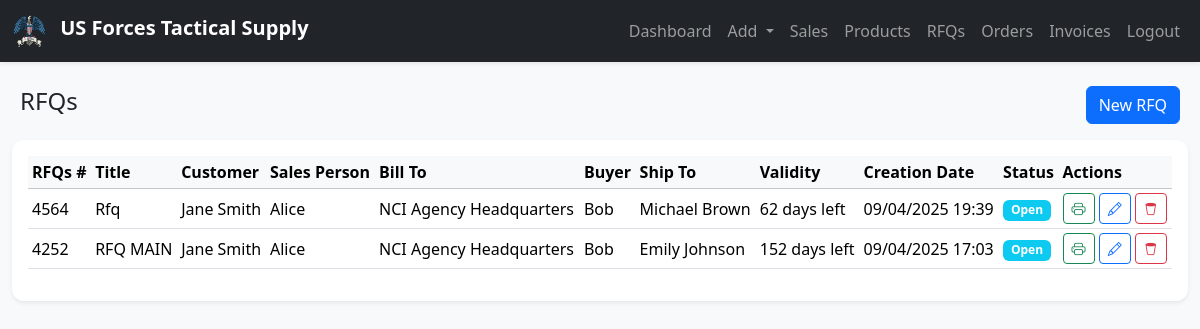
/modules/rfqs.php (signed in), run on the app's committed database.
### tables this page shows
CREATE TABLE `rfqs` (
  `id` int(11) NOT NULL,
  `code` varchar(20) DEFAULT NULL,
  `rfq_number` varchar(50) DEFAULT NULL,
  `rfq_title` varchar(150) DEFAULT NULL,
  `quote_date` date DEFAULT NULL,
  `validity` varchar(50) DEFAULT '5 Months',
  `lead_time` int(11) DEFAULT 0,
  `customer_id` int(11) DEFAULT NULL,
  `salesPerson_id` int(11) DEFAULT NULL,
  `billTo_id` int(11) DEFAULT NULL,
  `buyer_id` int(11) DEFAULT NULL,
  `shipTo_id` int(11) DEFAULT NULL,
  `status` enum('Open','Won','Lost') DEFAULT 'Open',
  `created_at` timestamp NOT NULL DEFAULT current_timestamp()
);

CREATE TABLE `customers` (
  `id` int(11) NOT NULL,
  `code` varchar(20) DEFAULT NULL,
  `name` varchar(100) NOT NULL,
  `title` varchar(150) DEFAULT NULL,
  `email` varchar(100) DEFAULT NULL,
  `phone` varchar(50) DEFAULT NULL,
  `address` text DEFAULT NULL,
  `created_at` timestamp NOT NULL DEFAULT current_timestamp()
);

CREATE TABLE `salesperson` (
  `id` int(11) NOT NULL,
  `code` varchar(20) DEFAULT NULL,
  `name` varchar(100) NOT NULL,
  `title` varchar(100) DEFAULT NULL,
  `email` varchar(100) DEFAULT NULL,
  `phone` varchar(50) DEFAULT NULL,
  `signature` varchar(255) DEFAULT NULL,
  `created_at` timestamp NOT NULL DEFAULT current_timestamp()
);

CREATE TABLE `billto` (
  `id` int(11) NOT NULL,
  `code` varchar(20) DEFAULT NULL,
  `title` varchar(150) NOT NULL,
  `address` text NOT NULL,
  `created_at` timestamp NOT NULL DEFAULT current_timestamp()
);

CREATE TABLE `buyer` (
  `id` int(11) NOT NULL,
  `code` varchar(20) DEFAULT NULL,
  `name` varchar(100) NOT NULL,
  `email` varchar(100) DEFAULT NULL,
  `phone` varchar(50) DEFAULT NULL,
  `address` text DEFAULT NULL,
  `created_at` timestamp NOT NULL DEFAULT current_timestamp()
);

CREATE TABLE `shipto` (
  `id` int(11) NOT NULL,
  `code` varchar(20) DEFAULT NULL,
  `name` varchar(100) NOT NULL,
  `company` varchar(150) DEFAULT NULL,
  `email` varchar(100) DEFAULT NULL,
  `phone` varchar(50) DEFAULT NULL,
  `address` text DEFAULT NULL,
  `created_at` timestamp NOT NULL DEFAULT current_timestamp()
);

### modules/rfqs.php (the view, shortened to what this page needs)
<?php
include("../includes/auth.php");
include("../templates/header.php");
include("../templates/navbar.php");
$rfqs = mysqli_query($conn, "SELECT r.*, c.name AS customer, sp.name AS salesPerson, bt.title AS billTo, b.name AS buyer, st.name AS shipTo
                             FROM rfqs AS r
                             JOIN customers c ON r.customer_id=c.id
                             JOIN salesperson sp ON r.salesPerson_id=sp.id
                             JOIN billto bt ON r.billTo_id=bt.id
                             JOIN buyer b ON r.buyer_id=b.id
                             JOIN shipto st ON r.shipTo_id=st.id
                             ORDER BY r.id DESC");
?>
<div class="container-fluid mt-4">
    <div class="d-flex justify-content-between align-items-center mb-3 px-2">
        <h4>RFQs</h4>
        <div>
            <a href="add-rfq.php" class="btn btn-primary">New RFQ</a>
        </div>
    </div>
    <div class="card shadow-sm border-0">
        <div class="card-body">
            <div class="table-responsive">
                <table class="table table-sm table-hover align-middle">
                    <thead class="table-light">
                        <tr>
                            <th>RFQs #</th>
                            <th>Title</th>
                            <th>Customer</th>
                            <th>Sales Person</th>
                            <th>Bill To</th>
                            <th>Buyer</th>
                            <th>Ship To</th>
                            <th>Validity</th>
                            <th>Creation Date</th>
                            <th>Status</th>
                            <th>Actions</th>
                        </tr>
                    </thead>
                    <tbody>
                        <?php while ($r = mysqli_fetch_assoc($rfqs)) { ?>
                            <tr>
                                <td><?= htmlspecialchars($r['rfq_number']) ?></td>
                                <td><?= htmlspecialchars($r['rfq_title']) ?></td>
                                <td><?= htmlspecialchars($r['customer']) ?></td>
                                <td><?= htmlspecialchars($r['salesPerson']) ?></td>
                                <td><?= htmlspecialchars($r['billTo']) ?></td>
                                <td><?= htmlspecialchars($r['buyer']) ?></td>
                                <td><?= htmlspecialchars($r['shipTo']) ?></td>
                                <td>
                                    <?php
                                    $quoteDate = new DateTime($r['quote_date']);
                                    $validityStr = strtolower(trim($r['validity']));
                                    $validityInterval = null;
                                    if (strpos($validityStr, 'month') !== false) {
                                        $months = (int) filter_var($validityStr, FILTER_SANITIZE_NUMBER_INT);
                                        $validityInterval = new DateInterval("P{$months}M");
                                    } elseif (strpos($validityStr, 'day') !== false) {
                                        $days = (int) filter_var($validityStr, FILTER_SANITIZE_NUMBER_INT);
                                        $validityInterval = new DateInterval("P{$days}D");
                                    }
                                    if ($validityInterval) {
                                        $expiryDate = (clone $quoteDate)->add($validityInterval);
                                        $today = new DateTime();
                                        $daysLeft = $today->diff($expiryDate)->days;
                                        if ($today > $expiryDate) {
                                            echo "<span class='text-danger'>Expired</span>";
                                        } else {
                                            echo $daysLeft . " days left";
                                        }
                                    } else {
                                        echo "N/A";
                                    }
                                    ?>
                                </td>
                                <td><?= date("m/d/Y H:i", strtotime($r['created_at'])) ?></td>
                                <td>
                                    <span class="badge bg-info"><?= $r['status'] ?></span>
                                </td>
                                <td>
                                    <a href="#" onclick="window.location='rfq-pdf.php?id=<?= $r['id'] ?>'" title="Print" class="btn btn-sm btn-outline-success">
                                        <i class="bi bi-printer"></i>
                                    </a>
                                    <a href="#" onclick="window.location='rfq_edit.php?id=<?= $r['id'] ?>'" title="Edit"
                                        class="btn btn-sm btn-outline-primary">
                                        <i class="bi bi-pencil"></i>
                                    </a>
                                    <a href="?delete=<?= $r['id'] ?>" title="Delete" class="btn btn-sm btn-outline-danger"
                                        onclick="return confirm('Delete this Qoutation?');">
                                        <i class="bi bi-trash2"></i>
                                    </a>
                                </td>
                            </tr>
                        <?php } ?>
                    </tbody>
                </table>
            </div>
        </div>
    </div>
</div>
<?php include("../templates/footer.php"); ?>

### assets/style.css (style rules this page uses)
body { font-family: 'Segoe UI', Tahoma, sans-serif; }
.card { border-radius: 12px; }

### data on the page
rfqs: rfq_number "4564", rfq_title "Rfq", customer.name "Jane Smith", salesPerson.name "Alice", billTo.title "NCI Agency Headquarters", buyer.name "Bob", shipTo.name "Michael Brown", created_at "09/04/2025 19:39", status "Open"
rfqs: rfq_number "4252", rfq_title "RFQ MAIN", customer.name "Jane Smith", salesPerson.name "Alice", billTo.title "NCI Agency Headquarters", buyer.name "Bob", shipTo.name "Emily Johnson", created_at "09/04/2025 17:03", status "Open"
